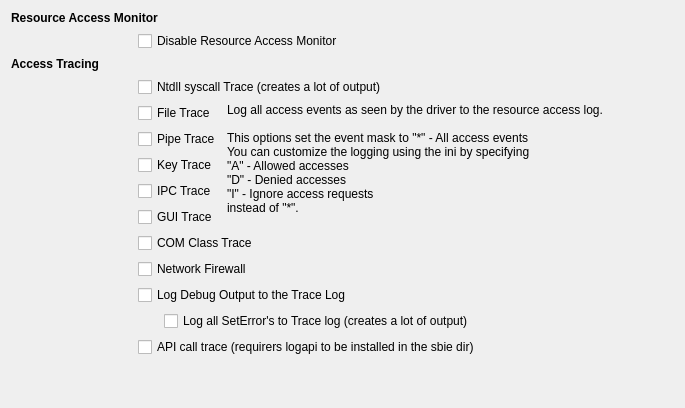
             <widget class="QWidget" name="tab">
              <attribute name="title">
               <string>Tracing</string>
              </attribute>
              <layout class="QGridLayout" name="gridLayout_34">
               <item row="0" column="0">
                <layout class="QGridLayout" name="gridLayout_32">
                 <item row="13" column="1" colspan="4">
                  <widget class="QCheckBox" name="chkApiTrace">
                   <property name="text">
                    <string>API call trace (requirers logapi to be installed in the sbie dir)</string>
                   </property>
                  </widget>
                 </item>
                 <item row="14" column="4">
                  <spacer name="horizontalSpacer">
                   <property name="orientation">
                    <enum>Qt::Horizontal</enum>
                   </property>
                   <property name="sizeHint" stdset="0">
                    <size>
                     <width>40</width>
                     <height>20</height>
                    </size>
                   </property>
                  </spacer>
                 </item>
                 <item row="5" column="1" colspan="2">
                  <widget class="QCheckBox" name="chkPipeTrace">
                   <property name="text">
                    <string>Pipe Trace</string>
                   </property>
                  </widget>
                 </item>
                 <item row="14" column="0">
                  <spacer name="verticalSpacer_19">
                   <property name="orientation">
                    <enum>Qt::Vertical</enum>
                   </property>
                   <property name="sizeHint" stdset="0">
                    <size>
                     <width>20</width>
                     <height>40</height>
                    </size>
                   </property>
                  </spacer>
                 </item>
                 <item row="12" column="2" colspan="3">
                  <widget class="QCheckBox" name="chkErrTrace">
                   <property name="text">
                    <string>Log all SetError's to Trace log (creates a lot of output)</string>
                   </property>
                  </widget>
                 </item>
                 <item row="14" column="5">
                  <spacer name="horizontalSpacer_3">
                   <property name="orientation">
                    <enum>Qt::Horizontal</enum>
                   </property>
                   <property name="sizeHint" stdset="0">
                    <size>
                     <width>40</width>
                     <height>20</height>
                    </size>
                   </property>
                  </spacer>
                 </item>
                 <item row="11" column="1" colspan="4">
                  <widget class="QCheckBox" name="chkDbgTrace">
                   <property name="text">
                    <string>Log Debug Output to the Trace Log</string>
                   </property>
                  </widget>
                 </item>
                 <item row="4" column="3" rowspan="5" colspan="2">
                  <widget class="QLabel" name="label_26">
                   <property name="text">
                    <string>Log all access events as seen by the driver to the resource access log.

This options set the event mask to &quot;*&quot; - All access events
You can customize the logging using the ini by specifying
&quot;A&quot; - Allowed accesses
&quot;D&quot; - Denied accesses
&quot;I&quot; - Ignore access requests
instead of &quot;*&quot;.</string>
                   </property>
                   <property name="alignment">
                    <set>Qt::AlignLeading|Qt::AlignLeft|Qt::AlignTop</set>
                   </property>
                   <property name="wordWrap">
                    <bool>true</bool>
                   </property>
                  </widget>
                 </item>
                 <item row="3" column="1" colspan="4">
                  <widget class="QCheckBox" name="chkCallTrace">
                   <property name="text">
                    <string>Ntdll syscall Trace (creates a lot of output)</string>
                   </property>
                  </widget>
                 </item>
                 <item row="4" column="1" colspan="2">
                  <widget class="QCheckBox" name="chkFileTrace">
                   <property name="text">
                    <string>File Trace</string>
                   </property>
                  </widget>
                 </item>
                 <item row="1" column="1" colspan="4">
                  <widget class="QCheckBox" name="chkDisableMonitor">
                   <property name="text">
                    <string>Disable Resource Access Monitor</string>
                   </property>
                  </widget>
                 </item>
                 <item row="7" column="1" colspan="2">
                  <widget class="QCheckBox" name="chkIpcTrace">
                   <property name="text">
                    <string>IPC Trace</string>
                   </property>
                  </widget>
                 </item>
                 <item row="8" column="1" colspan="2">
                  <widget class="QCheckBox" name="chkGuiTrace">
                   <property name="text">
                    <string>GUI Trace</string>
                   </property>
                  </widget>
                 </item>
                 <item row="0" column="0" colspan="2">
                  <widget class="QLabel" name="label_47">
                   <property name="font">
                    <font>
                     <weight>75</weight>
                     <bold>true</bold>
                     <kerning>true</kerning>
                    </font>
                   </property>
                   <property name="text">
                    <string>Resource Access Monitor</string>
                   </property>
                  </widget>
                 </item>
                 <item row="2" column="1">
                  <widget class="QLabel" name="label_38">
                   <property name="maximumSize">
                    <size>
                     <width>20</width>
                     <height>16777215</height>
                    </size>
                   </property>
                   <property name="text">
                    <string/>
                   </property>
                  </widget>
                 </item>
                 <item row="2" column="0">
                  <widget class="QLabel" name="label_19">
                   <property name="font">
                    <font>
                     <weight>75</weight>
                     <bold>true</bold>
                     <kerning>true</kerning>
                    </font>
                   </property>
                   <property name="text">
                    <string>Access Tracing</string>
                   </property>
                  </widget>
                 </item>
                 <item row="9" column="1" colspan="3">
                  <widget class="QCheckBox" name="chkComTrace">
                   <property name="text">
                    <string>COM Class Trace</string>
                   </property>
                  </widget>
                 </item>
                 <item row="6" column="1" colspan="2">
                  <widget class="QCheckBox" name="chkKeyTrace">
                   <property name="text">
                    <string>Key Trace</string>
                   </property>
                  </widget>
                 </item>
                 <item row="10" column="1" colspan="3">
                  <widget class="QCheckBox" name="chkNetFwTrace">
                   <property name="text">
                    <string>Network Firewall</string>
                   </property>
                  </widget>
                 </item>
                </layout>
               </item>
              </layout>
             </widget>
